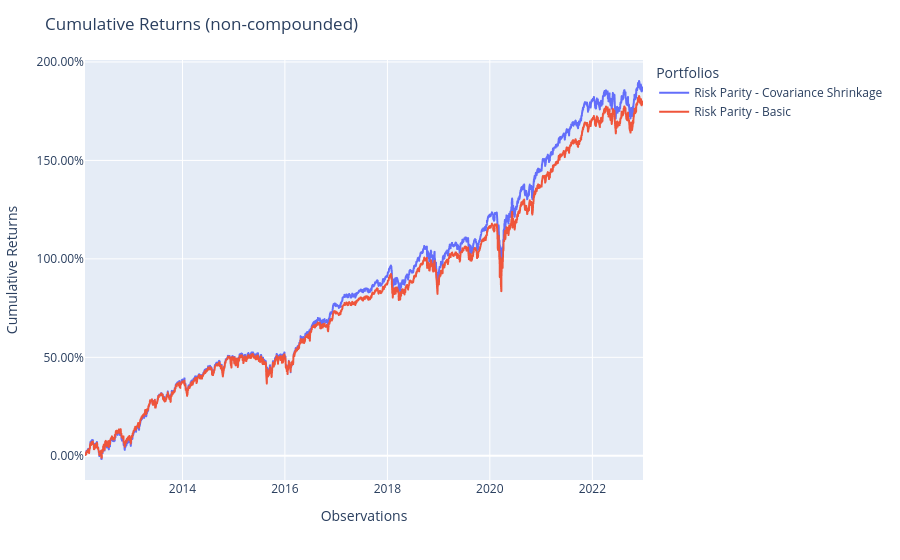

Source (notebook cell):
### Code cell
fig = population.plot_cumulative_returns()
show(fig)

### Figure 1 — Plotly figure (JSON) as saved in the notebook; plotly's stock layout.template omitted (floating-point values rounded to 4 significant figures; data arrays with more than 128 entries replaced by an {"elided": "..."} marker saying what was removed)
{"data": [{"hovertemplate": "variable=Risk Parity - Covariance Shrinkage<br>index=%{x}<br>value=%{y}<extra></extra>", "legendgroup": "Risk Parity - Covariance Shrinkage", "line": {"color": "#636efa", "dash": "solid"}, "marker": {"symbol": "circle"}, "mode": "lines", "name": "Risk Parity - Covariance Shrinkage", "showlegend": true, "type": "scattergl", "x": {"elided": "2743 str values"}, "xaxis": "x", "y": {"elided": "2743 float values"}, "yaxis": "y"}, {"hovertemplate": "variable=Risk Parity - Basic<br>index=%{x}<br>value=%{y}<extra></extra>", "legendgroup": "Risk Parity - Basic", "line": {"color": "#EF553B", "dash": "solid"}, "marker": {"symbol": "circle"}, "mode": "lines", "name": "Risk Parity - Basic", "showlegend": true, "type": "scattergl", "x": {"elided": "2743 str values"}, "xaxis": "x", "y": {"elided": "2743 float values"}, "yaxis": "y"}], "layout": {"legend": {"title": {"text": "Portfolios"}, "tracegroupgap": 0}, "margin": {"t": 60}, "title": {"text": "Cumulative Returns (non-compounded)"}, "xaxis": {"anchor": "y", "domain": [0, 1], "title": {"text": "Observations"}}, "yaxis": {"anchor": "x", "domain": [0, 1], "tickformat": ".2%", "title": {"text": "Cumulative Returns"}}}}
